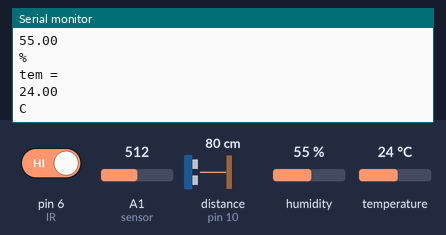
Simulated run of this sketch. Board: Arduino Uno, built with avr-gcc and run on an emulated ATmega328P. Parts: the last lines printed to the serial monitor. Wiring (inferred from the names in the program): ultrasonic range finder: trigger pin 9; echo pin 10. The test bench sets the inputs (shaded band); at power-on: distance to the obstacle (sensor on pin 10) 80 cm, pin 6 (IR) HIGH, humidity 55 %, temperature 24 °C, A1 (sensor) = 512. The echo pulse lasts 58.3 µs per cm.

Above: at 2.7 s.
2.8 s: distance to the obstacle (sensor on pin 10) set to 2 cm
At 5.4 s:
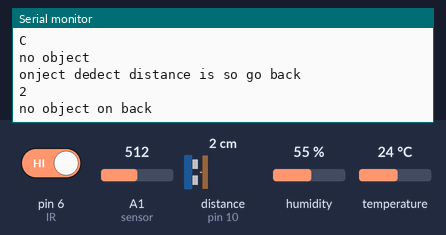
6.0 s: pin 6 (IR) driven LOW
At 9.4 s:
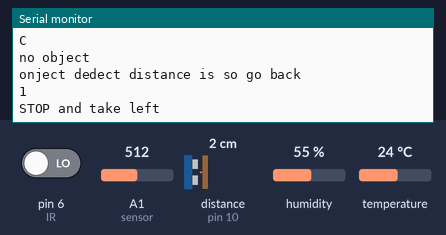
10.1 s: distance to the obstacle (sensor on pin 10) set to 9 cm
At 10.49 s:
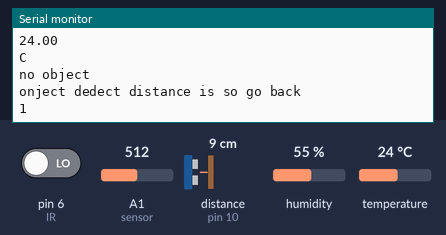
14.2 s: humidity set to 22 %
At 15.5 s:
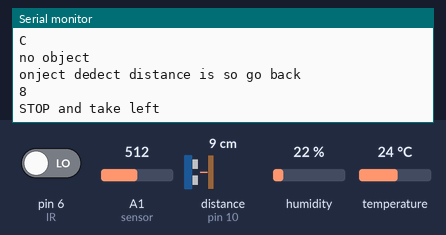
15.7 s: temperature set to 12 °C
At 16.06 s:
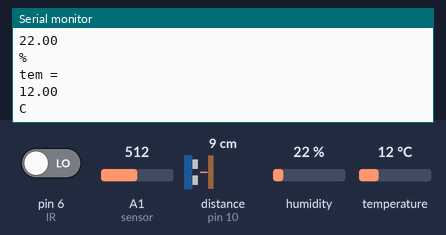
17.2 s: distance to the obstacle (sensor on pin 10) set to 35 cm
At 18.7 s:
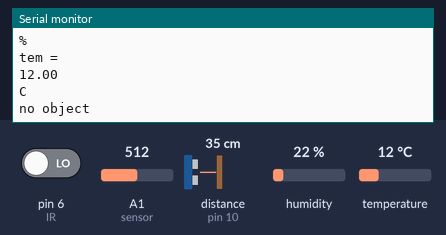
Timing chart, 0 to 20.2 s (numbered marks = the images above; inputs shaded):
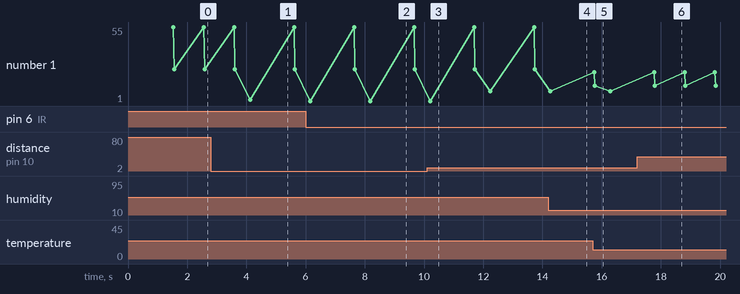

The sketch:

sensor_project.ino
```cpp
#include "dht.h"
#define dht_apin A0
 dht DHT;
 const int transmit=9;
const int receive=10;
long duration;
int distance;
int sensor=A1;
int value=0;
int value1=0;
int IR = 6;
int led1=3;
int led2=4;
void setup(){

  Serial.begin(9600);
  delay(500);//Delay to let system boot
  Serial.println("DHT11 Humidity & temperature Sensor\n\n");
  delay(1000);//Wait before accessing Sensor
  pinMode(transmit,OUTPUT);
  pinMode(receive,INPUT);
  pinMode(sensor,INPUT);
  pinMode(IR,INPUT);
}//end "setup()"

void loop(){
  //Start of Program

  value=analogRead(sensor);
  value1=digitalRead(IR);
  digitalWrite(transmit,LOW);
  delayMicroseconds(2);
  digitalWrite(transmit,HIGH);
  delayMicroseconds(10);
  digitalWrite(transmit,LOW);
  duration=pulseIn(receive,HIGH);
  distance=duration*0.034/2;
  DHT.read11(dht_apin);
     Serial.println("hum =");
     Serial.println(DHT.humidity);
     Serial.println("%  ");
     Serial.println("tem =");
     Serial.println(DHT.temperature);
     Serial.println("C  ");
     delay(500);
     if(value>=500)
     {
      digitalWrite(led1,LOW);
      digitalWrite(led2,LOW);
     }
     else
     {
      digitalWrite(led1,HIGH);
      digitalWrite(led2,HIGH);
     }
    Serial.println("no object");
  if(distance<=10)
 {
     Serial.println("onject dedect distance is so go back");
     Serial.println(distance);
     delay(500);

  if(value1==LOW)
  {
     Serial.println("STOP and take left");
     delay(500);
  }
  else
  {
    Serial.println("no object on back");
    delay(500);
  }
 }
  delay(500);

    //Wait 5 seconds before accessing sensor again.

  //Fastest should be once every two seconds.

}// end loop()
```

Measured:
- after the input at 2.8 s, the serial monitor: prints a new line after 1.3 s (image 1)
- after the input at 6.0 s, the serial monitor: prints a new line after 2.6 s (image 2)
- after the input at 15.7 s, the serial monitor: prints a new line after 0.07 s (image 5)
